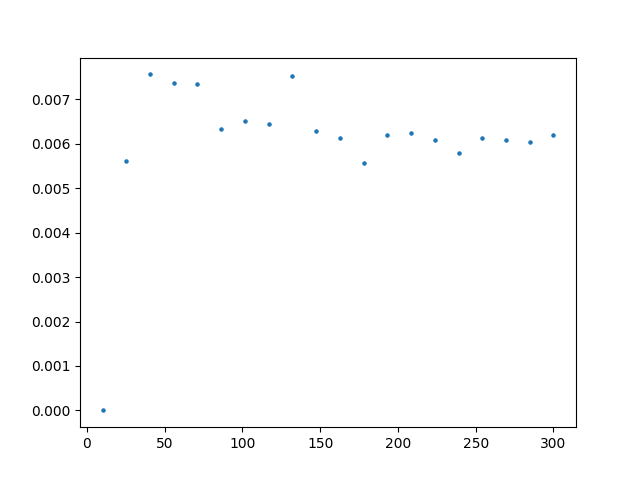

The script that saved this image:
from numpy import *
import matplotlib.pyplot as plt
import sys 
sys.path.append("/Users/matsunagahibiki/Documents/#0.resesarch/2program/my_module")
from SC_BCS_Gap_equation import Gap_equation_SC_BCS_3D

##パラメータの調整
n = 20
N, V, t, mu, gu, n0, n1, n2, nscf =200, 1, 1 , 0, 1, 1, 1, 1, 2000  # 7.525 #9.21
n_search, error, check_gap =100, 1e-10, 1e-6
kBT_a, kBT_b = 0.0001, 2
dq = 0.001
ini_gap = 100
Ns   = linspace(10,N,n) 
qs   = linspace(0,0.005,n0)         #(np.pi/a)
Bs   = linspace(0.0,0.0,n1)          #np.linspace(0,0.08,n1)
kBTs = linspace(0.001,0.02,n2)

gap = []
for i in range(n):
    gap_1    = Gap_equation_SC_BCS_3D.scf_3D(n0, n1, n2, kBTs, ini_gap, nscf, Ns[i], t, qs, mu, gu, Bs, V)
    gap.append(gap_1[0][0][0][0])
gap = array(gap)

########################################################################################################################
#plot the figure of comparing free energy to extended GL
print(gap)
plt.scatter(Ns, gap, 5)
plt.savefig("3D.png")
plt.clf()

###################################
##output
file = open("3D", "w")
for i in range(n0):
    file.write(str(Ns[i]) + " " + str(gap[i]) + " "  + "\n")
file.close()